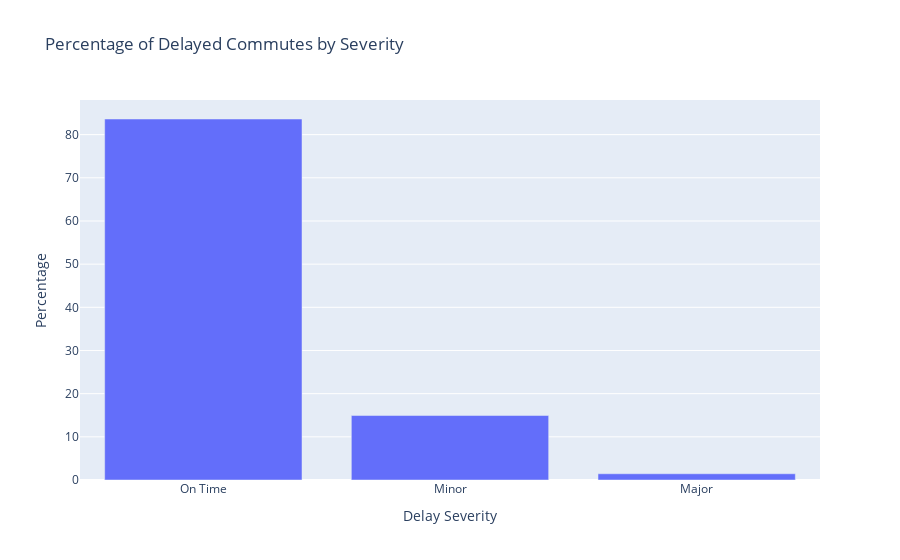

Source (notebook cell):
### Code cell
# Create the bar plot using Plotly Express
fig = px.bar(delay_severity_counts, x='delay_severity', y='percentage', title="Percentage of Delayed Commutes by Severity",
             labels={'delay_severity': 'Delay Severity', 'percentage': 'Percentage'})
fig.show()

### Figure 1 — Plotly figure (JSON) as saved in the notebook; plotly's stock layout.template omitted (floating-point values rounded to 4 significant figures)
{"data": [{"alignmentgroup": "True", "hovertemplate": "Delay Severity=%{x}<br>Percentage=%{y}<extra></extra>", "legendgroup": "", "marker": {"color": "#636efa", "pattern": {"shape": ""}}, "name": "", "offsetgroup": "", "orientation": "v", "showlegend": false, "textposition": "auto", "type": "bar", "x": ["On Time", "Minor", "Major"], "xaxis": "x", "y": [83.62, 14.94, 1.441], "yaxis": "y"}], "layout": {"barmode": "relative", "legend": {"tracegroupgap": 0}, "title": {"text": "Percentage of Delayed Commutes by Severity"}, "xaxis": {"anchor": "y", "domain": [0, 1], "title": {"text": "Delay Severity"}}, "yaxis": {"anchor": "x", "domain": [0, 1], "title": {"text": "Percentage"}}}}
